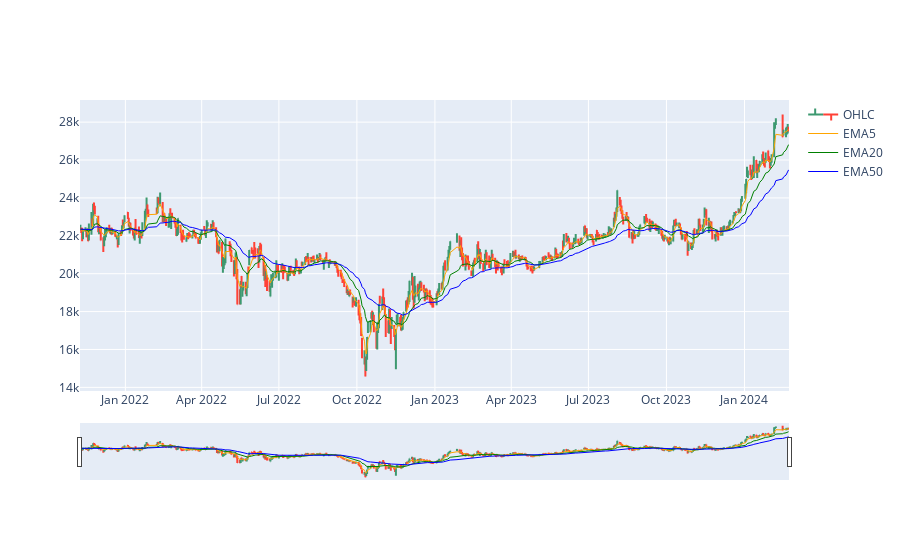

Source (notebook cell):
### Code cell
import plotly.graph_objects as go
import plotly.io as pio
fig = go.Figure(data=[
    go.Ohlc(x=dataema.index,
            open=dataema['open'],
            high=dataema['high'],
            low=dataema['low'],
            close=dataema['close'], name="OHLC"),
    go.Scatter(x=dataema.index, y=dataema['EMA5'], line=dict(color='orange', width=1), name="EMA5"),
    go.Scatter(x=dataema.index, y=dataema['EMA20'], line=dict(color='green', width=1), name="EMA20"),
    go.Scatter(x=dataema.index, y=dataema['EMA50'], line=dict(color='blue', width=1), name="EMA50"),
])
pio.show(fig)

### Figure 1 — Plotly figure (JSON) as saved in the notebook; plotly's stock layout.template omitted (floating-point values rounded to 4 significant figures; data arrays with more than 128 entries replaced by an {"elided": "..."} marker saying what was removed)
{"data": [{"close": {"elided": "570 int values"}, "high": {"elided": "570 int values"}, "low": {"elided": "570 int values"}, "name": "OHLC", "open": {"elided": "570 int values"}, "type": "ohlc", "x": {"elided": "570 str values"}}, {"line": {"color": "orange", "width": 1}, "name": "EMA5", "type": "scatter", "x": {"elided": "570 str values"}, "y": {"elided": "570 float values"}}, {"line": {"color": "green", "width": 1}, "name": "EMA20", "type": "scatter", "x": {"elided": "570 str values"}, "y": {"elided": "570 float values"}}, {"line": {"color": "blue", "width": 1}, "name": "EMA50", "type": "scatter", "x": {"elided": "570 str values"}, "y": {"elided": "570 float values"}}], "layout": {}}
